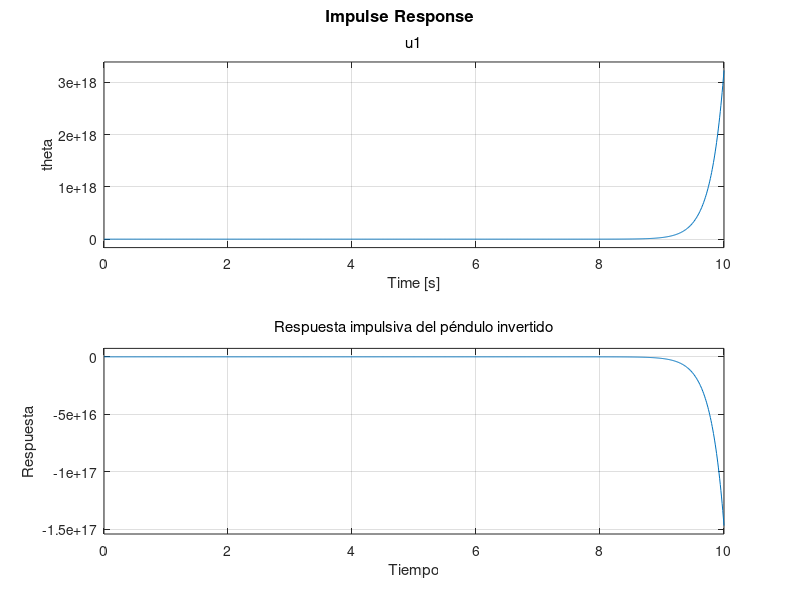

The MATLAB script that drew this image:
% Parámetros del péndulo invertido
m = 0.5;  % Masa del péndulo (kg)
M = 5.0;  % Masa del carro (kg)
L = 0.5;  % Longitud del péndulo (m)
g = 9.81; % Aceleración de la gravedad (m/s^2)

% Matrices del sistema (modelo linealizado)
A = [0 1 0 0;
(M+m)*g/(M*L) 0 0 0;
0 0 0 1;
-m*g/M 0 0 0];
B = [0; 1/M; 0; -1/(M*L)];
C = [1 0 0 0;
0 0 1 0];
D = [0; 0];

% Crear el sistema de espacio de estados
sys = ss(A, B, C, D);

% Etiquetar las salidas
sys.OutputName = {'theta', 'x'};

% Simulación de la respuesta impulsiva
t = 0:0.01:10; % Tiempo de simulación
impulse(sys, t);
title('Respuesta impulsiva del péndulo invertido');
xlabel('Tiempo');
ylabel('Respuesta');
grid on;
